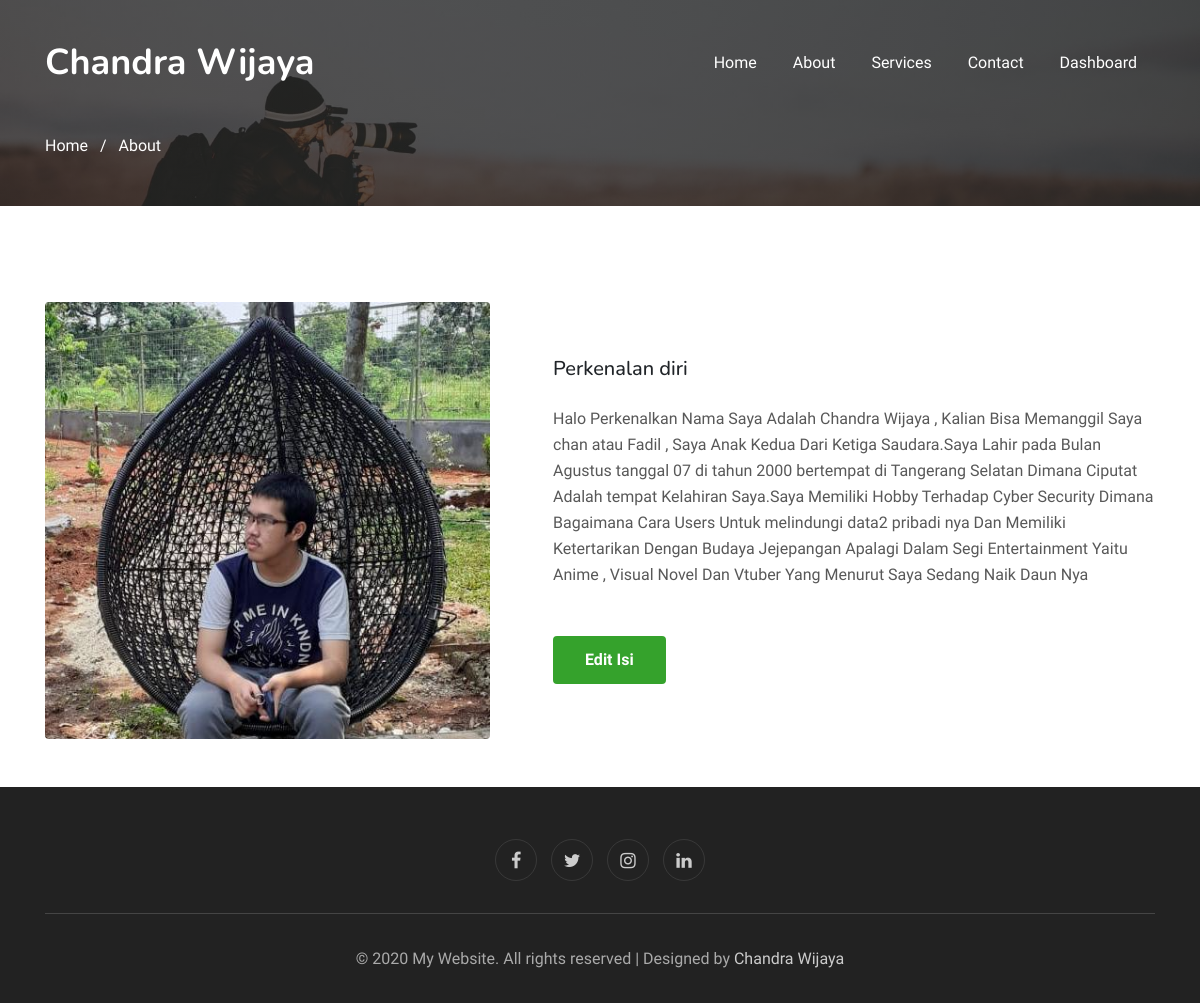
Page /about.php on the committed database.
### tables this page shows
CREATE TABLE `about` (
  `id` int(11) NOT NULL,
  `gambar` text NOT NULL,
  `judul` varchar(50) NOT NULL,
  `isi` varchar(5000) NOT NULL
);

### about.php (the view, shortened to what this page needs)
<!doctype html>
<html lang="en">
<head>
  <link rel="stylesheet" href="assets/css/style-starter.css">
</head>
<body>
  <section class="w3l-bootstrap-header">
    <nav class="navbar navbar-expand-lg navbar-light py-lg-3 py-2">
      <div class="container">
        <a class="navbar-brand" href="index.html"> Chandra Wijaya</a>
        <div class="collapse navbar-collapse" id="navbarSupportedContent">
          <ul class="navbar-nav ml-auto">
            <li class="nav-item">
              <a class="nav-link" href="index.php">Home</a>
            </li>
            <li class="nav-item">
              <a class="nav-link" href="about.php">About</a>
            </li>
            <li class="nav-item">
              <a class="nav-link" href="services.php">Services</a>
            </li>
            <li class="nav-item">
              <a class="nav-link" href="contact.php">Contact</a>
            </li>
            <li class="nav-item">
              <a class="nav-link" href="./admin/dashboard.php">Dashboard</a>
            </li>
          </ul>
        </div>
      </div>
    </nav>
  </section>
  <section class="w3l-about-breadcrum">
    <div class="breadcrum-bg">
      <div class="container py-5">
        <p><a href="index.html">Home</a> &nbsp; / &nbsp; About</p>
      </div>
    </div>
  </section>
   <?php
      include_once "koneksi.php";
    ?>
    <?php
    $strSQL = "SELECT * FROM about";
    $runStrSQL = mysqli_query($conn,$strSQL);
    $jmlRowData = mysqli_num_rows($runStrSQL);
    if ($jmlRowData < 0) {
    }
    else {
      while($row = mysqli_fetch_assoc($runStrSQL)) {
    ?>
  <div class="w3l-content-photo-5 py-5" id="about">
    <div class="content-main pt-lg-5 pt-md-3 pb-0">
      <div class="container">
        <div class="row">
          <div class="col-lg-5 content-photo">
            <a href="#"><img src="./assets/images/22.jpg" class="img-fluid" alt="content-photo"></a>
          </div>
              <div class="col-lg-7 content-left mt-lg-0 mt-5 pl-lg-5">
                <div id="listtable" class="w3-content putih" style="max-width:700px">
                    <h5 class="w3-center w3-padding-64"><span class="w3-tag w3-wide tag-putih"><?php echo $row["judul"] ?></span></h5>
                    <p><?php echo $row["isi"] ?></p>
                    <a href="edit_about.php?id=<?php echo $row["id"] ?>" class="btn-theme2 btn mt-lg-5 mt-4">Edit Isi </a>
                </div>
            </div>
            <br>
            <br>
        <?php
      }
    }
        ?>
          </div>
        </div>
      </div>
    </div>
  <section class="w3l-footer-29-main" id="footer">
    <div class="footer-29 text-center">
      <div class="container">
        <div class="main-social-footer-29">
          <a href="https://www.facebook.com/AcyClovirs" class="facebook"><span class="fa fa-facebook"></span></a>
          <a href="https://twitter.com/KangAldebaran" class="twitter"><span class="fa fa-twitter"></span></a>
          <a href="https://www.instagram.com/chandra_wijayaaa/?hl=id" class="instagram"><span class="fa fa-instagram"></span></a>
          <a href="https://www.linkedin.com/in/chandra-99a403182/" class="linkedin"><span class="fa fa-linkedin"></span></a>
        </div>
        <div class="bottom-copies text-center">
          <p class="copy-footer-29">© 2020 My Website. All rights reserved | Designed by <a href="https://w3layouts.com">Chandra Wijaya </a></p>
        </div>
      </div>
    </div>
  </section>
</body>
</html>

### rows in the picture
about: judul "Perkenalan diri", isi "Halo Perkenalkan Nama Saya Adalah Chandra Wijaya , Kalian Bisa Memanggil Saya chan atau Fadil , Saya Anak Kedua Dari Ketiga Saudara.Saya Lahir pada Bulan Agustus tanggal 07 di tahun 2000 bertempat di Tangerang Selatan Dimana Ciputat Adalah tempat Kelahiran Saya.Saya Memiliki Hobby Terhadap Cyber Security Dimana Bagaimana Cara Users Untuk melindungi data2 pribadi nya Dan Memiliki Ketertarikan Dengan Budaya Jejepangan Apalagi Dalam Segi Entertainment Yaitu Anime , Visual Novel Dan Vtuber Yang Menurut Saya Sedang Naik Daun Nya"
